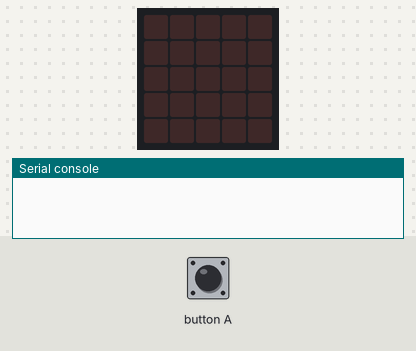
A program run on a simulated BBC micro:bit (MakeCode). Parts: the board's 5×5 LED display, the last lines printed to the serial console. Inputs (shaded band) come from the test bench. No radio messages arrive unless stated (any console line starting 'radio sent:' is added by the test bench).

Above: at 1.2 s.
1.3 s: button A pressed for 0.15 s
At 1.9 s:
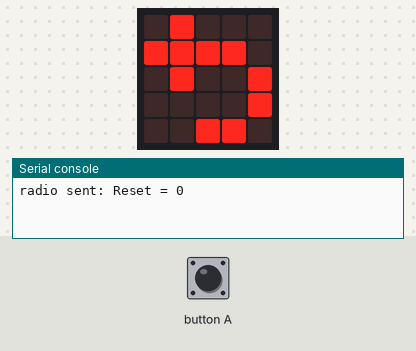
Timing chart, 0 to 4.3 s (numbered marks = the images above; inputs shaded):
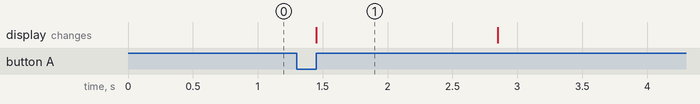

Measured:
- after the input at 1.3 s, the display: changes after 0.15 s (image 1)
- what the display in image 1 shows lasts 1.4 s, from 1.5 s to 2.9 s

The program:

main.ts
```typescript
input.onButtonPressed(Button.A, function () {
    radio.sendValue("Reset", 0)
    basic.showLeds(`
        . # . . .
        # # # # .
        . # . . #
        . . . . #
        . . # # .
        `)
    basic.pause(1000)
    basic.clearScreen()
})
radio.setGroup(4)
```

test.ts
```typescript
// testene settes inn her; disse vil ikke kompilert så lenge denne pakken blir brukt som en utvidelse.
```
